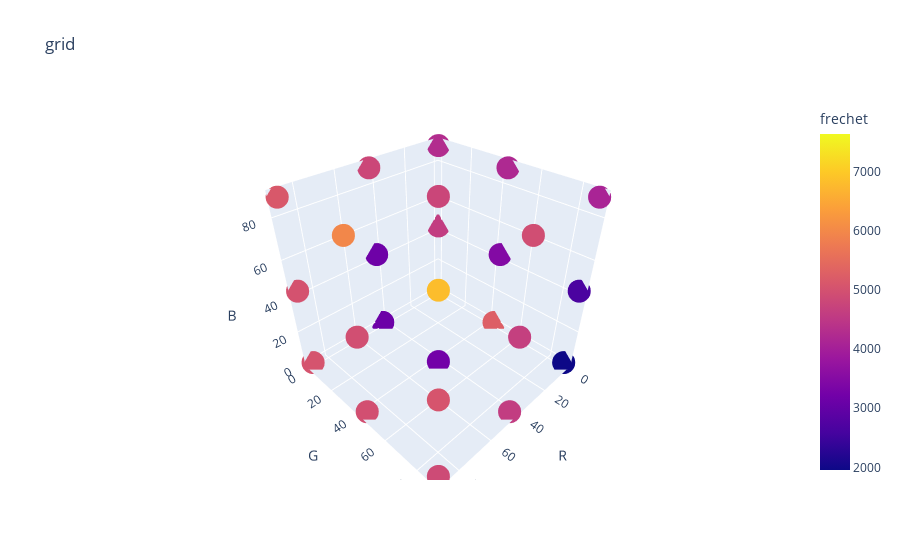

Source (notebook cell):
### Markdown cell above
### Observed Points and Corresponding Errors

Let's take a look at the points that were observed for each of the search algorithms. The axes correspond to red (R), green (G), and blue (B) input values, and the color corresponds to 'Fréchet distance' (pronounced like freh-shay). Fréchet distance is a measure of how close the measured spectrum is to the target and
should be considered simply as an error metric for this demo. Lower Fréchet distance is better,
and zero Fréchet distance is perfect.

### Code cell
px.scatter_3d(grid_df, x='R', y='G', z='B', color='frechet', title='grid')

### Figure 1 — Plotly figure (JSON) as saved in the notebook; plotly's stock layout.template omitted (floating-point values rounded to 4 significant figures)
{"data": [{"hovertemplate": "R=%{x}<br>G=%{y}<br>B=%{z}<br>frechet=%{marker.color}<extra></extra>", "legendgroup": "", "marker": {"color": [7641.0, 3136, 5050, 5256.0, 3230, 4965, 1955.0, 4591.0, 4869.0, 4601.0, 3158, 5024, 3473.0, 3182, 4961, 2666.0, 4652.0, 5058.0, 4276.0, 4799.0, 5129, 4202.0, 4775.0, 5980.0, 4101.0, 4937.0, 6824.0], "coloraxis": "coloraxis", "symbol": "circle"}, "mode": "markers", "name": "", "scene": "scene", "showlegend": false, "type": "scatter3d", "x": [0, 44, 89, 0, 44, 89, 0, 44, 89, 0, 44, 89, 0, 44, 89, 0, 44, 89, 0, 44, 89, 0, 44, 89, 0, 44, 89], "y": [0, 0, 0, 44, 44, 44, 89, 89, 89, 0, 0, 0, 44, 44, 44, 89, 89, 89, 0, 0, 0, 44, 44, 44, 89, 89, 89], "z": [0, 0, 0, 0, 0, 0, 0, 0, 0, 44, 44, 44, 44, 44, 44, 44, 44, 44, 89, 89, 89, 89, 89, 89, 89, 89, 89]}], "layout": {"coloraxis": {"colorbar": {"title": {"text": "frechet"}}, "colorscale": [[0, "#0d0887"], [0.1111, "#46039f"], [0.2222, "#7201a8"], [0.3333, "#9c179e"], [0.4444, "#bd3786"], [0.5556, "#d8576b"], [0.6667, "#ed7953"], [0.7778, "#fb9f3a"], [0.8889, "#fdca26"], [1, "#f0f921"]]}, "legend": {"tracegroupgap": 0}, "scene": {"domain": {"x": [0, 1], "y": [0, 1]}, "xaxis": {"title": {"text": "R"}}, "yaxis": {"title": {"text": "G"}}, "zaxis": {"title": {"text": "B"}}}, "title": {"text": "grid"}}}
